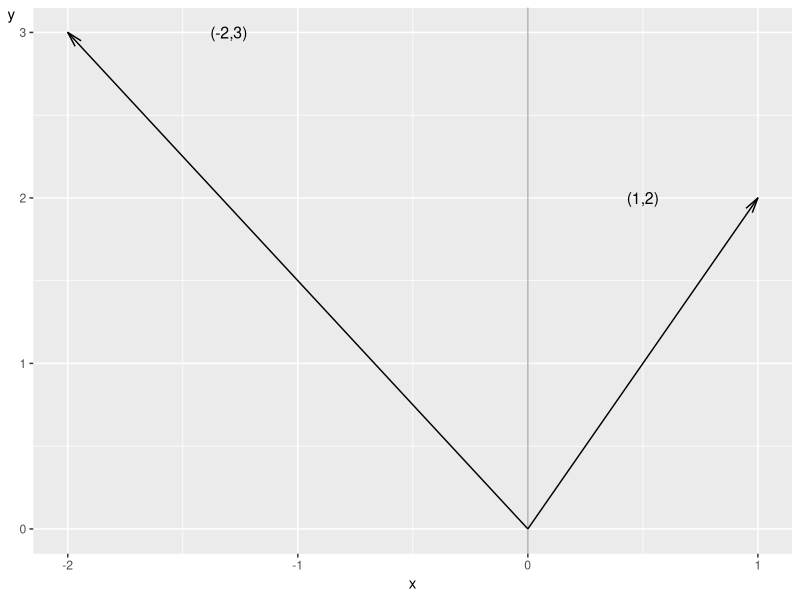

Source code (R): (Note: this script raises an error after producing the figure.)
## ---- chunk 1
library("tidyverse")
g_vectors <- ggplot() +
  geom_segment(aes(x=0, y=0, xend=1, yend=2), arrow=arrow(14, length=unit(4, "mm"))) +
  geom_segment(aes(x=0, y=0, xend=-2, yend=3), arrow=arrow(15, length=unit(4, "mm"))) +
  annotate('text', x=-1.3, y=3, label="(-2,3)", size=4) +
  annotate('text', x=.5, y=2, label="(1,2)", size=4) +
  geom_vline(xintercept=0, alpha=.3) +
  theme(axis.title.y=element_text(angle=0), text=element_text(size=11))
g_vectors
## ---- chunk 2
knitr::include_graphics("figures/g_io_net.png")
## ---- chunk 3
library("igraph")
library("ggraph")
social_nw14 <- tibble(
  source=rep(c("Maria","Nushi","Mohammed","Jose"), 4),
  target=c(rep("Maria",4),rep("Nushi",4), rep("Mohammed",4),rep("Jose",4)),
  values=c(0,2,3,1,
           5,0,1,7,
           1,2,0,0,
           3,6,1,0)
) %>%
  group_by(target) %>%
  mutate(sums=sum(values, na.rm=TRUE))
g_social_nw <- social_nw14 %>%
  filter(values>0) %>%
  graph_from_data_frame(directed=TRUE) %>%
  ggraph() +
  geom_edge_arc(aes(width=sums),
                start_cap=ggraph::circle(10, 'mm'),
                end_cap=ggraph::circle(10, 'mm'),
                arrow=arrow(angle=35,
                            length=unit(0.08, "inches"),
                            type='open'), alpha=.8) +
  geom_node_label(aes(label=name), size=4) +
  scale_edge_width(range=c(0,1.5)) +
  theme(legend.position='none', text=element_text(size=11)) +
  labs(caption="Arrows illustrate sent messages\nLine width show number of messages.")
g_social_nw
